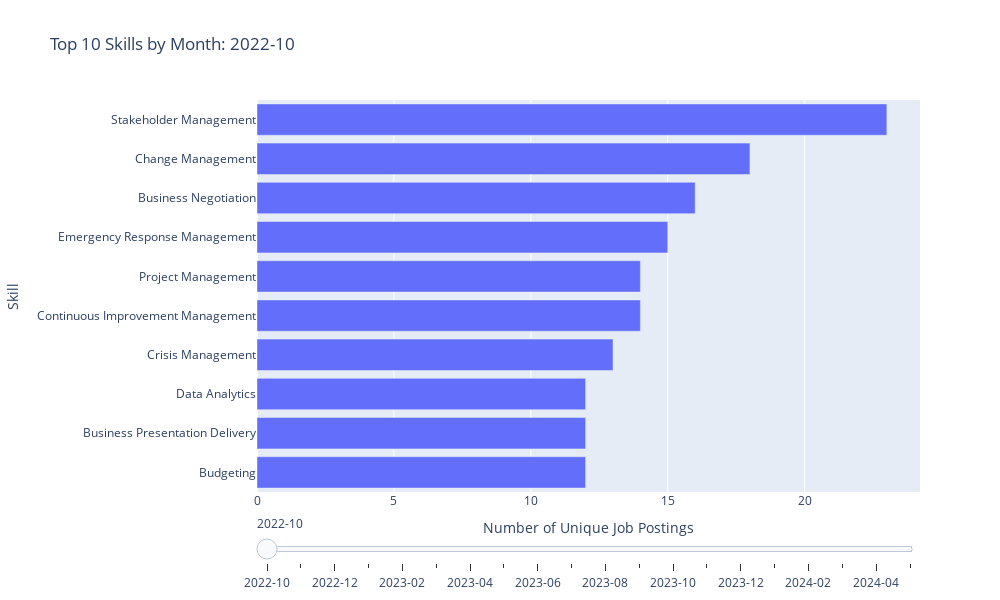

The code cell stored with this chart in its notebook:
### Code cell
import plotly.graph_objects as go
from plotly.subplots import make_subplots

# Group by year_month and skill, count unique job postings
df_jobs_skill['year_month'] = df_jobs_skill['posting_date'].dt.to_period('M')
skill_by_month = df_jobs_skill.groupby(['year_month', 'skill'])['job_id'].nunique().reset_index()
skill_by_month['year_month'] = skill_by_month['year_month'].astype(str)

# Get unique months sorted
months = sorted(skill_by_month['year_month'].unique())

# Create frames for animation
frames = []
for month in months:
    month_data = skill_by_month[skill_by_month['year_month'] == month].nlargest(10, 'job_id')
    month_data = month_data.sort_values('job_id', ascending=True)
    frames.append(go.Frame(
        data=[go.Bar(y=month_data['skill'], x=month_data['job_id'], orientation='h')],
        name=month
    ))

# Create initial frame
initial_month = months[0]
initial_data = skill_by_month[skill_by_month['year_month'] == initial_month].nlargest(10, 'job_id')
initial_data = initial_data.sort_values('job_id', ascending=True)

fig = go.Figure(
    data=[go.Bar(y=initial_data['skill'], x=initial_data['job_id'], orientation='h')],
    frames=frames
)

fig.update_layout(
    title=f'Top 10 Skills by Month: {initial_month}',
    xaxis_title='Number of Unique Job Postings',
    yaxis_title='Skill',
    height=600,
    width=1000,
    sliders=[{
        'active': 0,
        'steps': [{'args': [[f.name], {'frame': {'duration': 300}, 'mode': 'immediate'}],
                   'label': f.name, 'method': 'animate'} for f in frames],
        'transition': {'duration': 300}
    }]
)

fig.show()

### Figure 1 — Plotly figure (JSON) as saved in the notebook; plotly's stock layout.template omitted (floating-point values rounded to 4 significant figures)
{"data": [{"orientation": "h", "type": "bar", "x": [12, 12, 12, 13, 14, 14, 15, 16, 18, 23], "y": ["Budgeting", "Business Presentation Delivery", "Data Analytics", "Crisis Management", "Continuous Improvement Management", "Project Management", "Emergency Response Management", "Business Negotiation", "Change Management", "Stakeholder Management"]}], "layout": {"height": 600, "sliders": [{"active": 0, "steps": [{"args": [["2022-10"], {"frame": {"duration": 300}, "mode": "immediate"}], "label": "2022-10", "method": "animate"}, {"args": [["2022-11"], {"frame": {"duration": 300}, "mode": "immediate"}], "label": "2022-11", "method": "animate"}, {"args": [["2022-12"], {"frame": {"duration": 300}, "mode": "immediate"}], "label": "2022-12", "method": "animate"}, {"args": [["2023-01"], {"frame": {"duration": 300}, "mode": "immediate"}], "label": "2023-01", "method": "animate"}, {"args": [["2023-02"], {"frame": {"duration": 300}, "mode": "immediate"}], "label": "2023-02", "method": "animate"}, {"args": [["2023-03"], {"frame": {"duration": 300}, "mode": "immediate"}], "label": "2023-03", "method": "animate"}, {"args": [["2023-04"], {"frame": {"duration": 300}, "mode": "immediate"}], "label": "2023-04", "method": "animate"}, {"args": [["2023-05"], {"frame": {"duration": 300}, "mode": "immediate"}], "label": "2023-05", "method": "animate"}, {"args": [["2023-06"], {"frame": {"duration": 300}, "mode": "immediate"}], "label": "2023-06", "method": "animate"}, {"args": [["2023-07"], {"frame": {"duration": 300}, "mode": "immediate"}], "label": "2023-07", "method": "animate"}, {"args": [["2023-08"], {"frame": {"duration": 300}, "mode": "immediate"}], "label": "2023-08", "method": "animate"}, {"args": [["2023-09"], {"frame": {"duration": 300}, "mode": "immediate"}], "label": "2023-09", "method": "animate"}, {"args": [["2023-10"], {"frame": {"duration": 300}, "mode": "immediate"}], "label": "2023-10", "method": "animate"}, {"args": [["2023-11"], {"frame": {"duration": 300}, "mode": "immediate"}], "label": "2023-11", "method": "animate"}, {"args": [["2023-12"], {"frame": {"duration": 300}, "mode": "immediate"}], "label": "2023-12", "method": "animate"}, {"args": [["2024-01"], {"frame": {"duration": 300}, "mode": "immediate"}], "label": "2024-01", "method": "animate"}, {"args": [["2024-02"], {"frame": {"duration": 300}, "mode": "immediate"}], "label": "2024-02", "method": "animate"}, {"args": [["2024-03"], {"frame": {"duration": 300}, "mode": "immediate"}], "label": "2024-03", "method": "animate"}, {"args": [["2024-04"], {"frame": {"duration": 300}, "mode": "immediate"}], "label": "2024-04", "method": "animate"}, {"args": [["2024-05"], {"frame": {"duration": 300}, "mode": "immediate"}], "label": "2024-05", "method": "animate"}], "transition": {"duration": 300}}], "title": {"text": "Top 10 Skills by Month: 2022-10"}, "width": 1000, "xaxis": {"title": {"text": "Number of Unique Job Postings"}}, "yaxis": {"title": {"text": "Skill"}}}}
